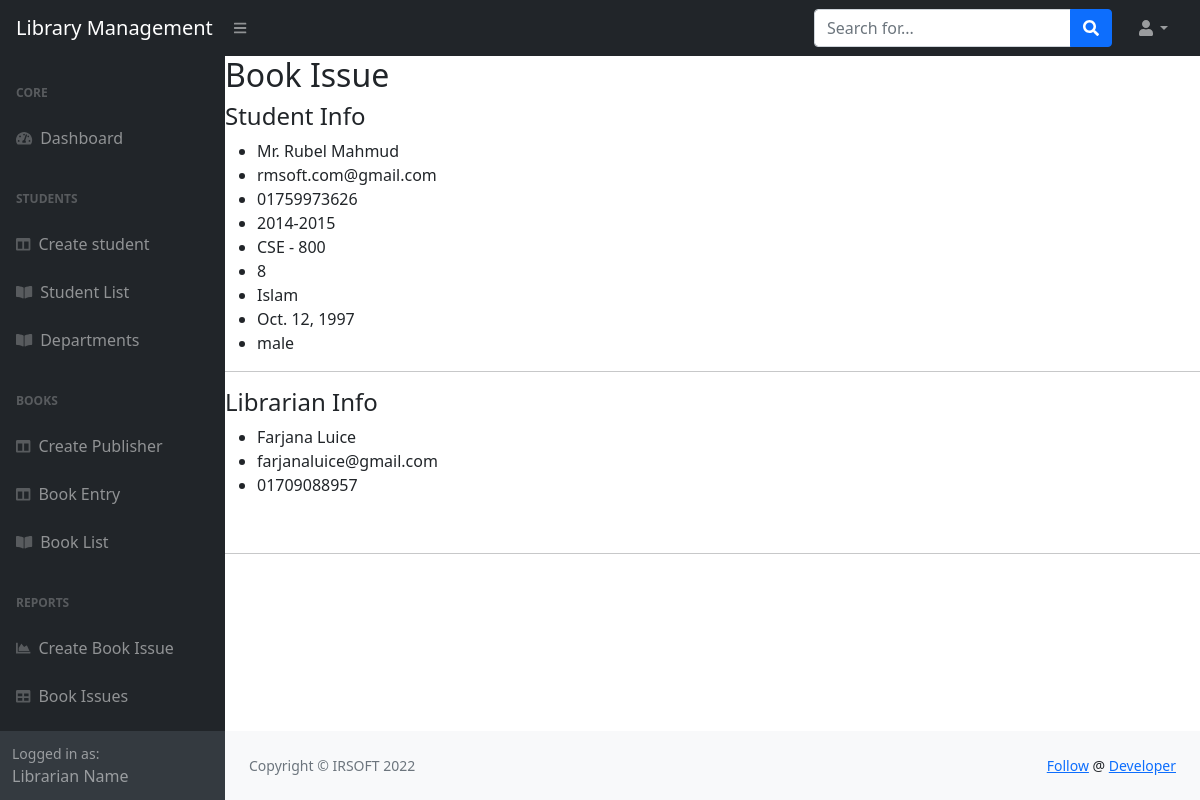
The app's page /issues/4/document/, older data.
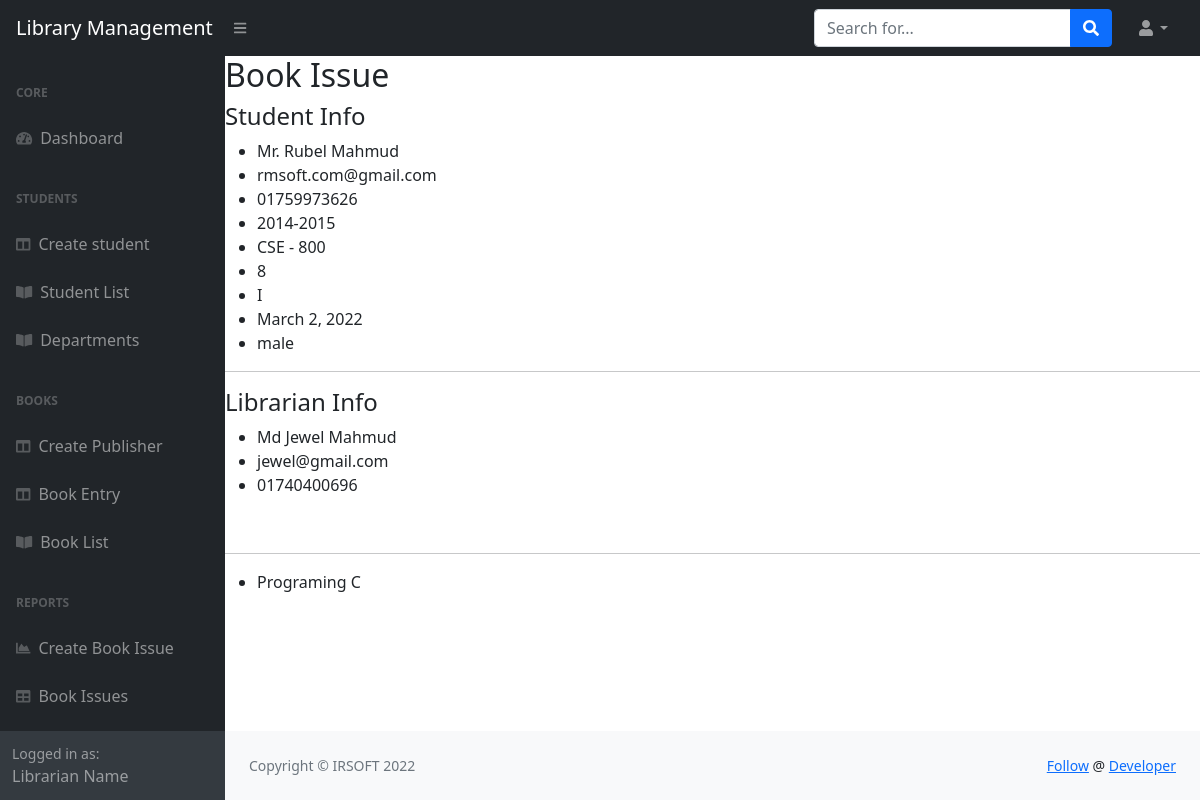
The same page, newer data.
### book_issues/models.py (models this page shows, shortened)
class BookIssue(models.Model):
    issueId = models.CharField(max_length=50, null=True, blank=True, editable=False)
    title = models.CharField(max_length=100, default='Book reception info')
    slug = models.CharField(max_length=200, null=True, blank=True)
    student = models.ForeignKey(Student, on_delete=models.CASCADE)
    librarian = models.ForeignKey(Librarian, on_delete=models.CASCADE)
    books = models.ManyToManyField(Book, null=True, blank=True)
    issue_date = models.DateTimeField(auto_now_add=True)
    updated_at = models.DateTimeField(null=True, blank=True)
    return_date = models.DateField(null=True, blank=True)
    is_closed = models.BooleanField(default=False)
    class Meta:
        verbose_name_plural = 'bookissues'

### students/models.py (models this page shows, shortened)
class Student(models.Model):
    semisters = (
        ('1','1st'),
        ('2','2nd'),
        ('3','3rd'),
        ('4','4th'),
        ('5','5th'),
        ('6','6th'),
        ('7','7th'),
        ('8','8th'),
    )
    gender = (
        ('male', 'Male'),
        ('female', 'Female'),
        ('other', 'Other'),
    )
    stdId = models.CharField(max_length=50, null=True, blank=True, editable=False)
    name = models.CharField(max_length=100)
    email = models.CharField(max_length=50)
    mobile = models.CharField(max_length=50)
    session = models.CharField(max_length=50)
    department = models.ForeignKey(Department, on_delete=models.CASCADE)
    semister = models.CharField(choices=semisters, max_length=50)
    dob = models.DateField()
    fatherName = models.CharField(max_length=100)
    motherName = models.CharField(max_length=100)
    address = models.TextField(max_length=500)
    religion = models.CharField(max_length=100)
    gender = models.CharField(choices=gender, max_length=100)
    class Meta:
        verbose_name_plural = 'students'

class Department(models.Model):
    name = models.CharField(max_length=100)
    code = models.CharField(max_length=50)
    description = models.TextField(max_length=600)
    class Meta:
        verbose_name_plural = 'departments'
    def __str__(self):
        return f'{self.name} - {self.code}'

### librarians/models.py (models this page shows, shortened)
class Librarian(models.Model):
    libId = models.CharField(max_length=50, null=True, blank=True)
    name = models.CharField(max_length=100)
    email = models.CharField(max_length=50)
    mobile = models.CharField(max_length=50)
    photo = models.ImageField(max_length=600)
    class Meta:
        verbose_name_plural = 'librarians'

### books/models.py (models this page shows, shortened)
class Book(models.Model):
    semisters = (
        ('1','1st'),
        ('2','2nd'),
        ('3','3rd'),
        ('4','4th'),
        ('5','5th'),
        ('6','6th'),
        ('7','7th'),
        ('8','8th'),
    )
    name = models.CharField(max_length=100)
    code = models.CharField(max_length=50)
    publisher = models.ForeignKey(Publisher, on_delete=models.CASCADE)
    department = models.ForeignKey(Department, on_delete=models.CASCADE)
    semister = models.CharField(choices=semisters, max_length=50)
    amount = models.PositiveIntegerField(default=0)
    class Meta:
        verbose_name_plural = 'books'

### book_issues/views.py (the view)
# urls.py: path('<int:issue_id>/document/', document_issue, name='document_issue'),
def document_issue(request, issue_id):
    issue = BookIssue.objects.get(pk=issue_id)
    context = {}
    context['issue'] = issue
    return render(request, 'book_issues/document_issue.html', context)

### templates/book_issues/document_issue.html
{% extends 'base.html' %}
{% block content %}
<h2>Book Issue</h2>
<h4>Student Info</h4>
<ul>
    <li>{{ issue.student.name }}</li>
    <li>{{ issue.student.email }}</li>
    <li>{{ issue.student.mobile }}</li>
    <li>{{ issue.student.session }}</li>
    <li>{{ issue.student.department }}</li>
    <li>{{ issue.student.semister }}</li>
    <li>{{ issue.student.religion }}</li>
    <li>{{ issue.student.dob }}</li>
    <li>{{ issue.student.gender }}</li>
</ul>
<hr>
<h4>Librarian Info</h4>
<ul>
    <li>{{ issue.librarian.name }}</li>
    <li>{{ issue.librarian.email }}</li>
    <li>{{ issue.librarian.mobile }}</li>
</ul>
<br>
<hr>
<ul>
    {% for book in issue.books.all %}
    <li>{{ book.name }}</li>
    {% endfor %}
</ul>
{% endblock content %}

Row changes from the older to the newer data that the page shows:
changed BookIssue "Mr. Rubel Mahmud": student.religion "Islam" → "I"; student.dob "Oct. 12, 1997" → "March 2, 2022"; librarian.name "Farjana Luice" → "Md Jewel Mahmud"; librarian.email "farjanaluice@gmail.com" → "jewel@gmail.com"; librarian.mobile "01709088957" → "01740400696"
now on this page (row edited): Book: name "Programing C"
